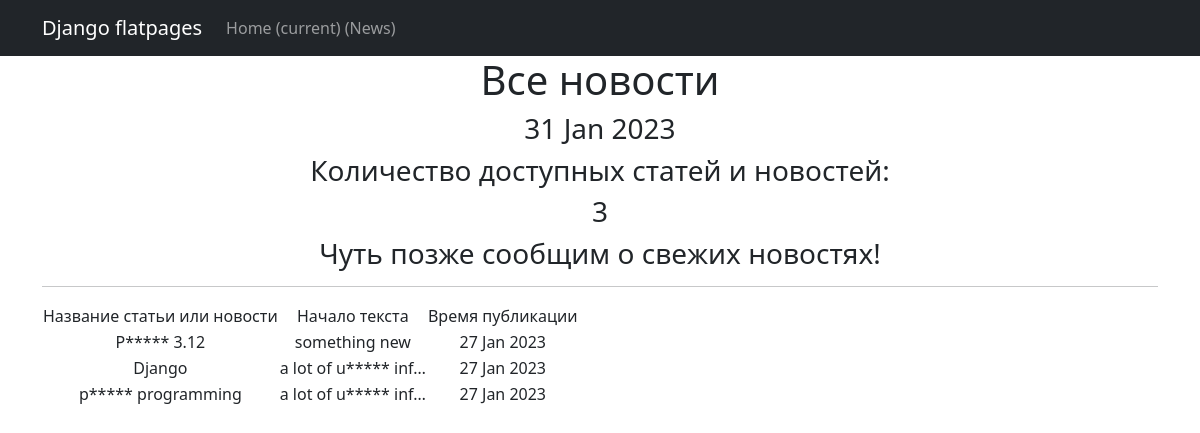
Page /news/ on the committed database.
### News/models.py (models this page shows, shortened)
class Post(models.Model):
    author = models.ForeignKey(Author, on_delete=models.CASCADE)
    NEWS = 'NW'
    ARTICLE = 'AR'
    CATEGORY_CHOICES = (
        (NEWS, 'Новость'),
        (ARTICLE, 'Статья'),
    )
    categoryType = models.CharField(max_length=2, choices=CATEGORY_CHOICES, default=ARTICLE)
    dateCreation = models.DateTimeField(auto_now_add=True)
    postCategory = models.ManyToManyField(Category, through='PostCategory')
    title = models.CharField(max_length=128)
    text = models.TextField()
    rating = models.SmallIntegerField(default=0)

### News/views.py (the view)
# urls.py: path('', PostsList.as_view()),
class PostsList(ListView):
    model = Post
    ordering = '-dateCreation'
    template_name = 'news.html'
    context_object_name = 'news'
    def get_context_data(self, **kwargs):
        context = super().get_context_data(**kwargs)
        context['time_now'] = datetime.utcnow()
        context['next_post'] = None
        return context

### News/templatetags/custom_filters.py (called while the page is built)
@register.filter()
def censor(value):
    bad_words = ['useful', 'python']
    if not isinstance(value, str):
        raise TypeError(f"unresolved type '{type(value)}' expected  type 'str'")
    for word in value.split():
        if word.lower() in bad_words:
            value = value.replace(word, f"{word[0]}{'*' * (len(word) - 1)}")
    return value

### News/templates/news.html (shortened to what this page needs)
{% extends 'flatpages/default.html' %}
{% load custom_filters %}
{% block content %}
   <h1>Все новости</h1>
   <h3>{{ time_now|date:'d M Y' }}</h3>
   <h3>Количество доступных статей и новостей:</h3> <h3>{{ news|length }}</h3>
   <h3> {{ next_post|default_if_none:"Чуть позже сообщим о свежих новостях!" }} </h3>
   <hr>
   {% if news %}
<table>
    <td>Название статьи или новости</td>
    <td>Начало текста</td>
    <td>Время публикации</td>
    {% for post in news %}
    <tr>
        <td>{{ post.title|censor }}</td>
        <td>
            <div align="center">{{ post.text|censor|truncatechars:20 }}</div>
        </td>
        <td>{{ post.dateCreation|date:'d M Y ' }}</td>
    </tr>
    <tr>
        {% endfor %}
    </tr>
</table>
   {% else %}
       <h2>Свежих новостей нет!</h2>
   {% endif %}
{% endblock content %}

### News/templates/flatpages/default.html (shortened to what this page needs)
<!DOCTYPE html>
<html lang="en">
    <head>
        {% load static %}
        <link href="{% static 'css/styles.css' %}" rel="stylesheet" />
    </head>
    <body>
        <nav class="navbar navbar-expand-lg navbar-dark bg-dark static-top">
          <div class="container">
               <a class="navbar-brand" href="#">Django flatpages</a>
               <div class="collapse navbar-collapse" id="navbarResponsive">
                   <ul class="navbar-nav ml-auto">
                       <li class="nav-item active">
                             <a class="nav-link" href="#">Home
                                 <span class="sr-only">(current)</span>
                                 <span class="sr-only">(News)</span>
                             </a>
                  </ul>
               </div>
         </div>
        </nav>
        <div class="container">
            <div class="row">
                <div class="col-lg-12 text-center">
                    {% block content %}{% endblock content %}
                </div>
            </div>
        </div>
    </body>
</html>

### rows in the picture
Post: title|censor "P***** 3.12", text|censor "something new", dateCreation "27 Jan 2023"
Post: title|censor "Django", text|censor "a lot of u***** inf…", dateCreation "27 Jan 2023"
Post: title|censor "p***** programming", text|censor "a lot of u***** inf…", dateCreation "27 Jan 2023"

### other values in the picture
{{ time_now|date:'d M Y' }} "31 Jan 2023"
{{ news|length }} "3"
{{ next_post|default_if_none:"Чуть позже сообщим о свежих новостях!" }} "Чуть позже сообщим о свежих новостях!"
